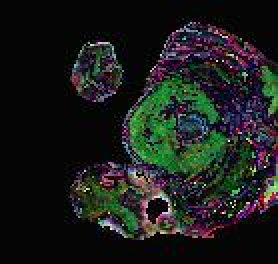
#> input picture data/TumorDetectionYolov8/test/images/volume_106_slice_39_jpg.rf.df75e5a2fd201892e7808a78f5426886.jpg, 139 x 132 px (shown 2 times larger)
$ python -i noise_reduction.py   (imports and definitions only)
#> lines starting #> are read from the running program, lines starting #| are printed output that depends on the picture
import cv2
import numpy as np
import pywt

def has_noise(image, threshold=0.01):
    """
    Determine if the image has significant noise using wavelet-based thresholding.

    Parameters
    ----------
    image : numpy.ndarray
        Input image.
    threshold : float, optional
        Noise threshold level.

    Returns
    -------
    bool
        True if noise level is above the threshold, otherwise False.
    """
    # Convert image to grayscale if it's not already
    if len(image.shape) == 3:
        image = cv2.cvtColor(image, cv2.COLOR_BGR2GRAY)

    # Normalize the image for wavelet processing
    image_float = image.astype(np.float32) / 255.0

    # Perform wavelet decomposition
    coeffs = pywt.wavedec2(image_float, 'db1', level=1)

    # Estimate noise by calculating the median of the absolute detail coefficients
    sigma_est = np.median(np.abs(coeffs[-1][0])) / 0.6745  # A robust noise estimation
    return sigma_est > threshold

def reduce_noise(image):
    """
    Apply Non-Local Means denoising to reduce noise in the image.

    Parameters
    ----------
    image : numpy.ndarray
        Input image.

    Returns
    -------
    numpy.ndarray
        Noise-reduced image.
    """
    # Convert to grayscale for consistency
    if len(image.shape) == 3:
        image = cv2.cvtColor(image, cv2.COLOR_BGR2GRAY)

    # Check for noise and apply denoising if needed
    if has_noise(image):
        # Apply Non-Local Means denoising
        denoised_image = cv2.fastNlMeansDenoising(image, None, h=10, templateWindowSize=7, searchWindowSize=21)
        return denoised_image
    else:
        return image  # Return original image if noise level is below threshold

>>> import cv2
>>> picture = cv2.imread('../../data/TumorDetectionYolov8/test/images/volume_106_slice_39_jpg.rf.df75e5a2fd201892e7808a78f5426886.jpg')
#> picture is the input picture: shape (132, 139, 3); mean B, G, R 27.2, 29.8, 26.8
>>> result = reduce_noise(picture)
#> in reduce_noise, `image = cv2.cvtColor(image, cv2.COLOR_BGR2GRAY)`:
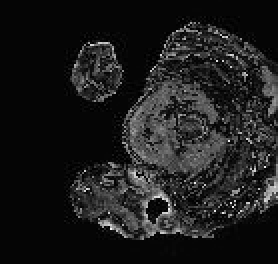
#> image: shape (132, 139) (shown 2 times larger); min 0, max 253, mean 28.6
#> in has_noise, `coeffs = pywt.wavedec2(image_float, 'db1', level=1)`: coeffs = 2 items
#> in has_noise, `sigma_est = np.median(np.abs(coeffs[-1][0])) / 0.6745`: sigma_est = 0.00872

$ run again, on data/TumorDetectionYolov8/test/images/volume_108_slice_60_jpg.rf.91cc776b676c45b97f6a603e1ecfc526.jpg
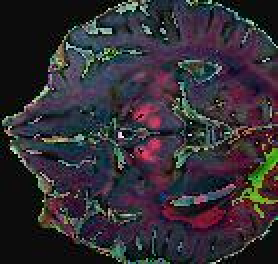
#> input picture data/TumorDetectionYolov8/test/images/volume_108_slice_60_jpg.rf.91cc776b676c45b97f6a603e1ecfc526.jpg, 139 x 132 px (shown 2 times larger)
#> picture is the input picture: shape (132, 139, 3); mean B, G, R 53.1, 46.1, 51.1
#> in reduce_noise, `image = cv2.cvtColor(image, cv2.COLOR_BGR2GRAY)`:
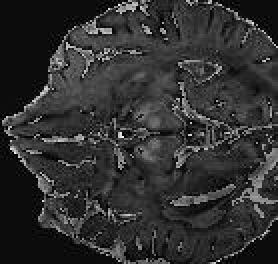
#> image: shape (132, 139) (shown 2 times larger); min 0, max 245, mean 48.4
#> coeffs = 2 items
#> sigma_est = 0.0436

$ run again, on data/TumorDetectionYolov8/test/images/volume_109_slice_125_jpg.rf.a2266eea283955f3ed0cc4844cc5a36c.jpg
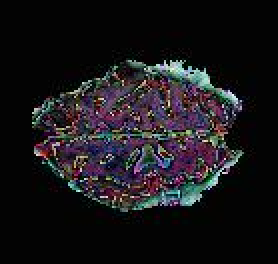
#> input picture data/TumorDetectionYolov8/test/images/volume_109_slice_125_jpg.rf.a2266eea283955f3ed0cc4844cc5a36c.jpg, 139 x 132 px (shown 2 times larger)
#> picture is the input picture: shape (132, 139, 3); mean B, G, R 26.4, 23.3, 25.5
#> in reduce_noise, `image = cv2.cvtColor(image, cv2.COLOR_BGR2GRAY)`:
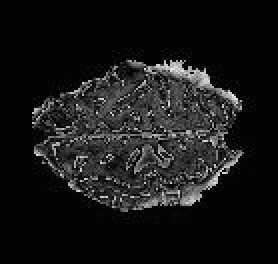
#> image: shape (132, 139) (shown 2 times larger); min 0, max 245, mean 24.3
#> coeffs = 2 items
#> sigma_est = 0

$ run again, on data/TumorDetectionYolov8/test/images/volume_110_slice_122_jpg.rf.1f39b90cdb26e5ada58904829118587c.jpg
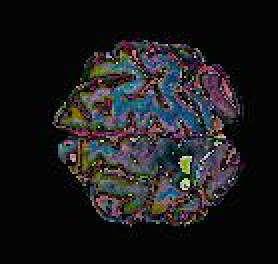
#> input picture data/TumorDetectionYolov8/test/images/volume_110_slice_122_jpg.rf.1f39b90cdb26e5ada58904829118587c.jpg, 139 x 132 px (shown 2 times larger)
#> picture is the input picture: shape (132, 139, 3); mean B, G, R 29.3, 27.8, 28.8
#> in reduce_noise, `image = cv2.cvtColor(image, cv2.COLOR_BGR2GRAY)`:
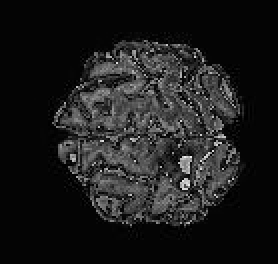
#> image: shape (132, 139) (shown 2 times larger); min 0, max 241, mean 28.3
#> coeffs = 2 items
#> sigma_est = 0
